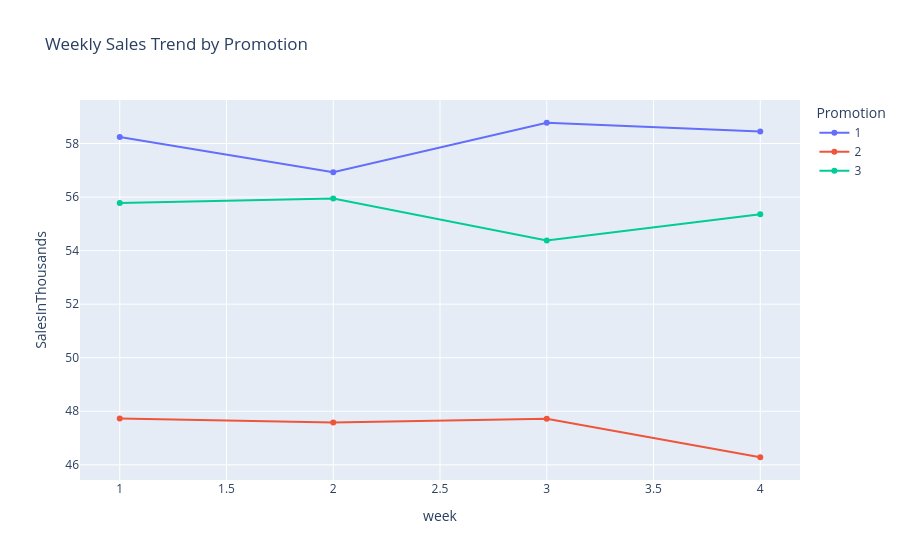

Here is the notebook cell this chart was saved with:
### Code cell
fig = px.line(
    weekly_sales,
    x="week",
    y="SalesInThousands",
    color="Promotion",
    markers=True,
    title="Weekly Sales Trend by Promotion"
)
fig.show()

### Figure 1 — Plotly figure (JSON) as saved in the notebook; plotly's stock layout.template omitted (floating-point values rounded to 4 significant figures)
{"data": [{"hovertemplate": "Promotion=1<br>week=%{x}<br>SalesInThousands=%{y}<extra></extra>", "legendgroup": "1", "line": {"color": "#636efa", "dash": "solid"}, "marker": {"symbol": "circle"}, "mode": "lines+markers", "name": "1", "orientation": "v", "showlegend": true, "type": "scatter", "x": [1, 2, 3, 4], "xaxis": "x", "y": [58.24, 56.93, 58.77, 58.45], "yaxis": "y"}, {"hovertemplate": "Promotion=2<br>week=%{x}<br>SalesInThousands=%{y}<extra></extra>", "legendgroup": "2", "line": {"color": "#EF553B", "dash": "solid"}, "marker": {"symbol": "circle"}, "mode": "lines+markers", "name": "2", "orientation": "v", "showlegend": true, "type": "scatter", "x": [1, 2, 3, 4], "xaxis": "x", "y": [47.73, 47.58, 47.72, 46.28], "yaxis": "y"}, {"hovertemplate": "Promotion=3<br>week=%{x}<br>SalesInThousands=%{y}<extra></extra>", "legendgroup": "3", "line": {"color": "#00cc96", "dash": "solid"}, "marker": {"symbol": "circle"}, "mode": "lines+markers", "name": "3", "orientation": "v", "showlegend": true, "type": "scatter", "x": [1, 2, 3, 4], "xaxis": "x", "y": [55.78, 55.95, 54.38, 55.35], "yaxis": "y"}], "layout": {"legend": {"title": {"text": "Promotion"}, "tracegroupgap": 0}, "title": {"text": "Weekly Sales Trend by Promotion"}, "xaxis": {"anchor": "y", "domain": [0, 1], "title": {"text": "week"}}, "yaxis": {"anchor": "x", "domain": [0, 1], "title": {"text": "SalesInThousands"}}}}
